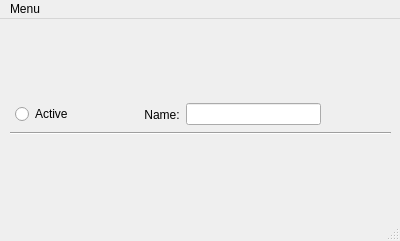
<?xml version="1.0" encoding="UTF-8"?>
<ui version="4.0">
 <class>EditorGUI</class>
 <widget class="QMainWindow" name="EditorGUI">
  <property name="geometry">
   <rect>
    <x>0</x>
    <y>0</y>
    <width>400</width>
    <height>241</height>
   </rect>
  </property>
  <property name="minimumSize">
   <size>
    <width>0</width>
    <height>0</height>
   </size>
  </property>
  <property name="windowTitle">
   <string>MainWindow</string>
  </property>
  <widget class="QWidget" name="editorWidget">
   <property name="minimumSize">
    <size>
     <width>400</width>
     <height>200</height>
    </size>
   </property>
   <widget class="QWidget" name="verticalLayoutWidget">
    <property name="geometry">
     <rect>
      <x>0</x>
      <y>0</y>
      <width>401</width>
      <height>201</height>
     </rect>
    </property>
    <layout class="QVBoxLayout" name="editorLayout">
     <property name="spacing">
      <number>10</number>
     </property>
     <property name="leftMargin">
      <number>10</number>
     </property>
     <property name="topMargin">
      <number>5</number>
     </property>
     <property name="rightMargin">
      <number>10</number>
     </property>
     <property name="bottomMargin">
      <number>10</number>
     </property>
     <item>
      <widget class="QWidget" name="topWidget" native="true">
       <property name="minimumSize">
        <size>
         <width>0</width>
         <height>40</height>
        </size>
       </property>
       <property name="maximumSize">
        <size>
         <width>16777215</width>
         <height>40</height>
        </size>
       </property>
       <layout class="QVBoxLayout" name="topLayout">
        <property name="spacing">
         <number>0</number>
        </property>
        <property name="margin">
         <number>0</number>
        </property>
        <item>
         <widget class="QWidget" name="buttonsWidget" native="true">
          <property name="maximumSize">
           <size>
            <width>16777215</width>
            <height>35</height>
           </size>
          </property>
          <layout class="QHBoxLayout" name="buttonsLayout">
           <property name="margin">
            <number>5</number>
           </property>
           <item>
            <widget class="QRadioButton" name="activateButton">
             <property name="text">
              <string>Active</string>
             </property>
            </widget>
           </item>
           <item>
            <spacer name="horizontalSpacer2">
             <property name="orientation">
              <enum>Qt::Horizontal</enum>
             </property>
             <property name="sizeHint" stdset="0">
              <size>
               <width>40</width>
               <height>20</height>
              </size>
             </property>
            </spacer>
           </item>
           <item>
            <widget class="QLabel" name="nameLabel">
             <property name="text">
              <string>Name:</string>
             </property>
             <property name="alignment">
              <set>Qt::AlignCenter</set>
             </property>
             <property name="margin">
              <number>5</number>
             </property>
             <property name="indent">
              <number>-1</number>
             </property>
            </widget>
           </item>
           <item>
            <widget class="QLineEdit" name="nameEdit">
             <property name="minimumSize">
              <size>
               <width>135</width>
               <height>0</height>
              </size>
             </property>
             <property name="maximumSize">
              <size>
               <width>16777215</width>
               <height>16777215</height>
              </size>
             </property>
             <property name="focusPolicy">
              <enum>Qt::StrongFocus</enum>
             </property>
             <property name="text">
              <string/>
             </property>
             <property name="maxLength">
              <number>50</number>
             </property>
            </widget>
           </item>
           <item>
            <spacer name="horizontalSpacer">
             <property name="orientation">
              <enum>Qt::Horizontal</enum>
             </property>
             <property name="sizeHint" stdset="0">
              <size>
               <width>40</width>
               <height>20</height>
              </size>
             </property>
            </spacer>
           </item>
          </layout>
         </widget>
        </item>
        <item>
         <widget class="Line" name="line">
          <property name="orientation">
           <enum>Qt::Horizontal</enum>
          </property>
         </widget>
        </item>
       </layout>
      </widget>
     </item>
    </layout>
   </widget>
  </widget>
  <widget class="QMenuBar" name="menubar">
   <property name="geometry">
    <rect>
     <x>0</x>
     <y>0</y>
     <width>400</width>
     <height>21</height>
    </rect>
   </property>
   <property name="minimumSize">
    <size>
     <width>0</width>
     <height>0</height>
    </size>
   </property>
   <property name="maximumSize">
    <size>
     <width>16777215</width>
     <height>16777215</height>
    </size>
   </property>
   <widget class="QMenu" name="menuMenu">
    <property name="title">
     <string>Menu</string>
    </property>
    <widget class="QMenu" name="menuEditor">
     <property name="title">
      <string>Editor</string>
     </property>
     <addaction name="actionEditorSave"/>
     <addaction name="actionEditorSaveAs"/>
    </widget>
    <widget class="QMenu" name="menuFunction">
     <property name="title">
      <string>Function</string>
     </property>
     <addaction name="actionFunctionSave"/>
     <addaction name="actionFunctionSaveAs"/>
     <addaction name="separator"/>
     <addaction name="actionFunctionLoad"/>
    </widget>
    <addaction name="menuEditor"/>
    <addaction name="menuFunction"/>
    <addaction name="separator"/>
    <addaction name="actionClose"/>
   </widget>
   <addaction name="menuMenu"/>
  </widget>
  <widget class="QStatusBar" name="statusBar"/>
  <action name="actionClose">
   <property name="text">
    <string>Close</string>
   </property>
  </action>
  <action name="actionEditorSave">
   <property name="text">
    <string>Save</string>
   </property>
  </action>
  <action name="actionEditorSaveAs">
   <property name="text">
    <string>Save As...</string>
   </property>
  </action>
  <action name="actionFunctionSave">
   <property name="text">
    <string>Save</string>
   </property>
  </action>
  <action name="actionFunctionSaveAs">
   <property name="text">
    <string>Save As...</string>
   </property>
  </action>
  <action name="actionFunctionLoad">
   <property name="text">
    <string>Load</string>
   </property>
  </action>
 </widget>
 <resources/>
 <connections/>
</ui>
